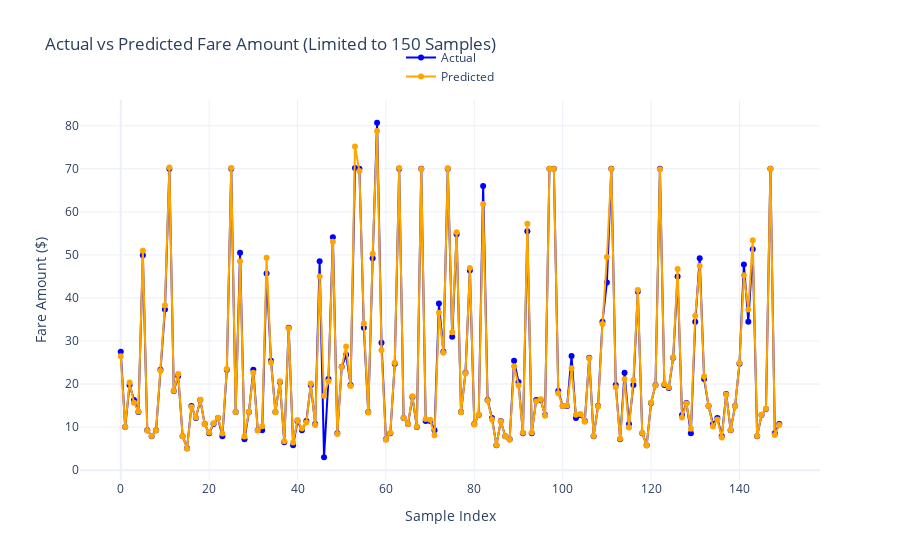

The notebook cell saved with this chart:
### Code cell
from sklearn.metrics import r2_score, mean_absolute_error, mean_squared_error
import plotly.graph_objects as go

def showPerformance(y_test, y_pred):
    # Calculate Model Accuracy Metrics
    mae = mean_absolute_error(y_test, y_pred)
    rmse = np.sqrt(mean_squared_error(y_test, y_pred))
    r2 = r2_score(y_test, y_pred)

    print(f"Model Accuracy Metrics:")
    print(f"Mean Absolute Error (MAE): {mae:.2f}")
    print(f"Root Mean Squared Error (RMSE): {rmse:.2f}")
    print(f"R-squared (Accuracy): {r2:.2f}")

    # Limit data to 150 samples for visualization
    samples_to_plot = 150
    y_test_limited = y_test[:samples_to_plot].reset_index(drop=True)
    y_pred_limited = y_pred[:samples_to_plot]

    # Create Line Chart with Plotly
    fig = go.Figure()

    # Actual Values
    fig.add_trace(go.Scatter(
        x=y_test_limited.index, 
        y=y_test_limited, 
        mode="lines+markers", 
        name="Actual",
        line=dict(color="blue")
    ))

    # Predicted Values
    fig.add_trace(go.Scatter(
        x=y_test_limited.index, 
        y=y_pred_limited, 
        mode="lines+markers", 
        name="Predicted",
        line=dict(color="orange")
    ))

    # Customize Layout
    fig.update_layout(
        title="Actual vs Predicted Fare Amount (Limited to 150 Samples)",
        xaxis_title="Sample Index",
        yaxis_title="Fare Amount ($)",
        legend=dict(x=0.5, y=1.15, xanchor="center", yanchor="top"),
        template="plotly_white"
    )

    # Show the plot
    fig.show()

showPerformance(merged_y_test, merged_y_pred)

### Figure 1 — Plotly figure (JSON) as saved in the notebook; plotly's stock layout.template omitted (floating-point values rounded to 4 significant figures; data arrays with more than 128 entries replaced by an {"elided": "..."} marker saying what was removed)
{"data": [{"line": {"color": "blue"}, "mode": "lines+markers", "name": "Actual", "type": "scatter", "x": {"elided": "150 int values"}, "y": {"elided": "150 float values"}}, {"line": {"color": "orange"}, "mode": "lines+markers", "name": "Predicted", "type": "scatter", "x": {"elided": "150 int values"}, "y": {"elided": "150 float values"}}], "layout": {"legend": {"x": 0.5, "xanchor": "center", "y": 1.15, "yanchor": "top"}, "title": {"text": "Actual vs Predicted Fare Amount (Limited to 150 Samples)"}, "xaxis": {"title": {"text": "Sample Index"}}, "yaxis": {"title": {"text": "Fare Amount ($)"}}}}
